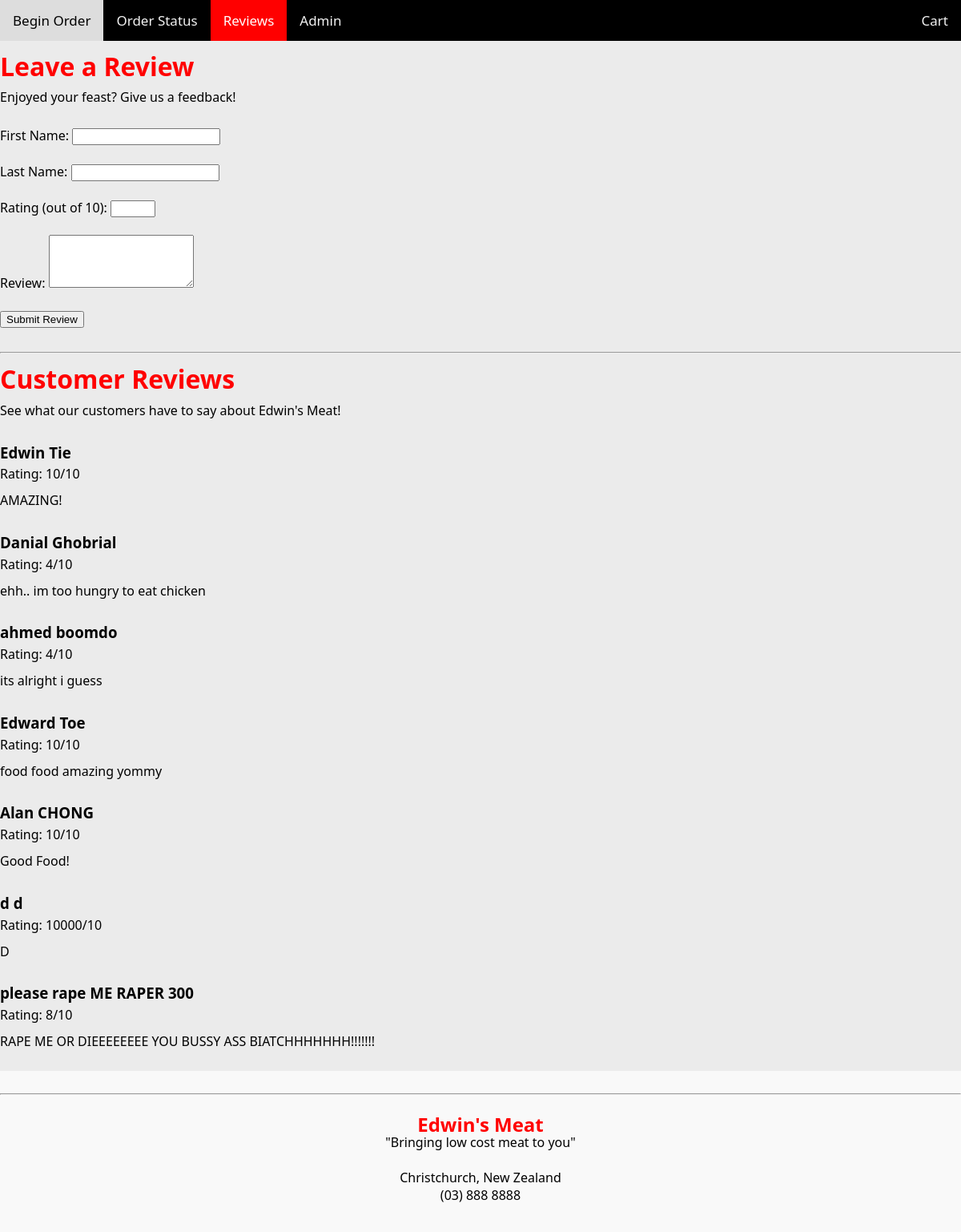
The app's page /reviews, older data.
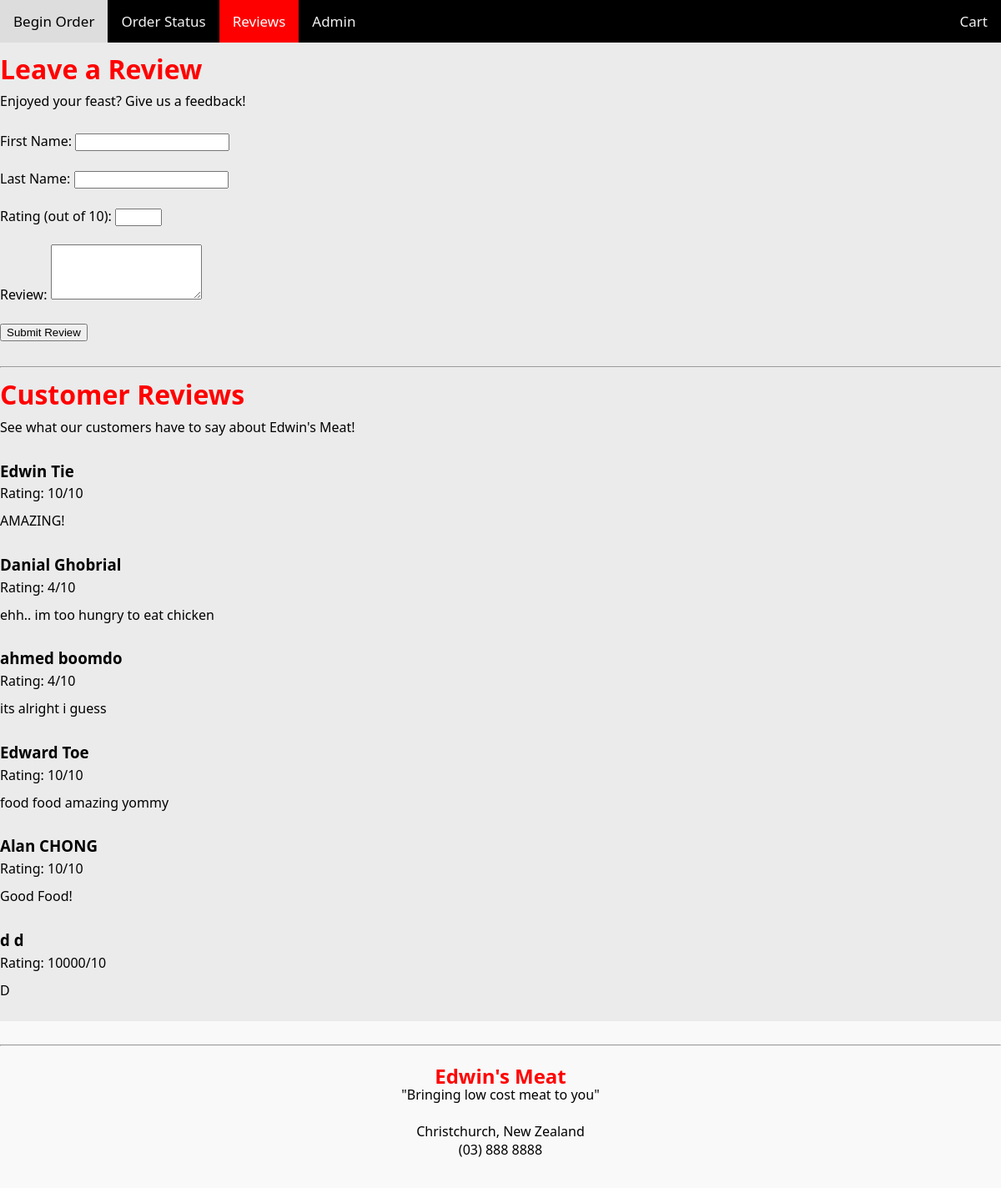
The same page, newer data.
### tables this page shows
CREATE TABLE Reviews (review_id INTEGER PRIMARY KEY AUTOINCREMENT, firstname TEXT, lastname TEXT, ratingmessage TEXT, rating INTEGER);

### routes.py (the view, shortened to what this page needs)
@app.route("/reviews", methods=["GET", "POST"])
def reviews():
    conn = sqlite3.connect('data.db')
    cur = conn.cursor()
    cur.execute('SELECT * FROM Reviews')
    reviews = cur.fetchall()
    return render_template("reviews.html", reviews=reviews)

### templates/reviews.html
{% extends "layout.html" %}
{% block content %}
<div class="page_wrpr">
    <h1>Leave a Review</h1>
    <p>Enjoyed your feast? Give us a feedback!</p>
    <form action="/reviews" method="POST">
        <label for="firstname">First Name:</label>
        <input type="text" id="firstname" name="firstname" required><br><br>
        <label for="lastname">Last Name:</label>
        <input type="text" id="lastname" name="lastname" required><br><br>
        <label for="rating">Rating (out of 10):</label>
        <input type="number" id="rating" name="rating" min="1" max="10" required><br><br>
        <label for="ratingmessage">Review:</label>
        <textarea id="ratingmessage" name="ratingmessage" rows="4" required></textarea><br><br>
        <input type="submit" value="Submit Review">
    </form>
<br>
    <hr>
    <h1>Customer Reviews</h1>
    <p>See what our customers have to say about Edwin's Meat!</p>
    <div class="reviews-container">
        {% for review in reviews %}
        <div class="review-item">
            <h3>{{ review[1] }} {{ review[2] }}</h3>
            <p>Rating: {{ review[4] }}/10</p>
            <p>{{ review[3] }}</p>
        </div>
    {% endfor %}
    </div>
</div>
{% endblock %}

Row changes from the older to the newer data that the page shows:
removed Reviews: firstname "please rape ME", lastname "RAPER 300", rating "8", ratingmessage "RAPE ME OR DIEEEEEEEE YOU BUSSY ASS BIATCHHHHHHH!!!!!!!"
